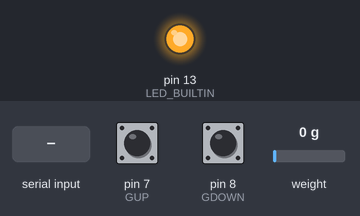
A program run on a simulated Arduino Micro, built with avr-gcc and run on an emulated ATmega32U4. Parts: output pins drawn as LEDs (lit = HIGH). The inputs (shaded band) are chosen by the test bench; at power-on: pin 7 (GUP) HIGH, pin 8 (GDOWN) HIGH, weight on the scale 0 g. USB keyboard and mouse output is not drawn; what the program prints to the serial monitor is not drawn.

Above: at 0.1 s.
At 2.2 s:
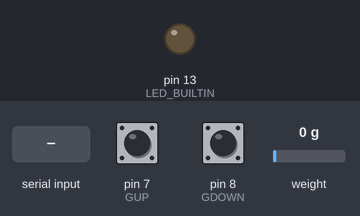
2.3 s: "e" received over Serial
4.3 s: "r" received over Serial
Timing chart, 0 to 7.3 s (numbered marks = the images above; inputs shaded):
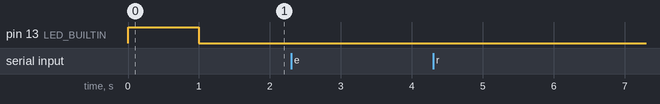

The program:

main.cpp
```cpp
#include <EEPROM.h>
#include "HX711.h"
#include "Joystick.h"

// These are pin assignments for various components
#define DOUT 2
#define CLK 3
#define GUP 7
#define GDOWN 8

enum curveType { LINEAR, EXPONENTIAL, LOGARITHMIC };

HX711 handbrakeScale; // Object for handling the HX711 scale
Joystick_ Joystick(JOYSTICK_DEFAULT_REPORT_ID + 7, JOYSTICK_TYPE_MULTI_AXIS, 2, 0, false, false, true, false, false, false, false, true, false, true, false);

struct Settings {
  curveType handbrakeCurve;
  float minRawHandbrake;
  float maxRawHandbrake;
  float curveFactor;
};

// Default settings for the handbrake processing
Settings defaultSettings = { EXPONENTIAL, 10000.00, 2095588, 2.0 };
Settings currentSettings;
bool setupMode = false;
int lastGUpState = 0;
int lastGDownState = 0;

void setup() {
  // Retrieve settings from EEPROM or set defaults if values in EEPROM are out of range
  EEPROM.get(0, currentSettings);
  if (currentSettings.handbrakeCurve < LINEAR || currentSettings.handbrakeCurve > LOGARITHMIC || currentSettings.minRawHandbrake < -9000000 || currentSettings.maxRawHandbrake > 90000000 || currentSettings.curveFactor <= 0) {
    currentSettings = defaultSettings;
  }

  // LED setup
  pinMode(LED_BUILTIN, OUTPUT);
  digitalWrite(LED_BUILTIN, HIGH);

  // Setup of pins for Up and Down buttons
  pinMode(GUP, INPUT_PULLUP);
  pinMode(GDOWN, INPUT_PULLUP);

  // Handbrake scale setup
  handbrakeScale.begin(DOUT, CLK);
  handbrakeScale.set_scale();
  handbrakeScale.tare();

  // Joystick setup
  Joystick.setZAxisRange(0, 1023);
  Joystick.setButton(0,0);
  Joystick.setButton(1,0);
  Joystick.begin(true);

  digitalWrite(LED_BUILTIN, LOW);

  // Serial communication setup
  Serial.begin(9600);
}


void applyCurve(float& val, curveType curve, float curveFactor) {
  val = val - currentSettings.minRawHandbrake;
  val = constrain(val, 0, currentSettings.maxRawHandbrake - currentSettings.minRawHandbrake);
  switch(curve) {
    case LINEAR:
      val /= (currentSettings.maxRawHandbrake - currentSettings.minRawHandbrake);
      break;
    case EXPONENTIAL:
      val = pow(val / (currentSettings.maxRawHandbrake - currentSettings.minRawHandbrake), curveFactor);
      break;
    case LOGARITHMIC:
      if (val > 0)
        val = log(val / (currentSettings.maxRawHandbrake - currentSettings.minRawHandbrake)) / log(curveFactor);
      else
        val = 0;
      break;
  }
  val *= 1023;
}

void handleButton(int& lastState, int pin, int button){
  int currentState = !digitalRead(pin);
  if (currentState != lastState){
    Joystick.setButton(button, currentState);
    lastState = currentState;
  }
}

void loop() {
  while (Serial.available() > 0) {
    char command = Serial.read();
    switch(command) {
      case 'c':
        if (Serial.available() > 0) {
          curveType newCurve = (curveType)Serial.parseInt();
          if (newCurve >= LINEAR && newCurve <= LOGARITHMIC) {
            currentSettings.handbrakeCurve = newCurve;
          }
        }
        break;
      case 'm':
          if (Serial.available() >= static_cast<int>(sizeof(float))) {
            float newMin = Serial.parseFloat();
            if (newMin >= -900000) {
              currentSettings.minRawHandbrake = newMin;
            }
          }
          break;
      case 't':
          if (Serial.available() >= static_cast<int>(sizeof(float))) {
            float newMax = Serial.parseFloat();
            if (newMax <= 9000000) {
              currentSettings.maxRawHandbrake = newMax;
            }
          }
          break;

      case 'f':
        if (Serial.available() > 0) {
          int newFactor = Serial.parseInt();
          if (newFactor >= 0) {
            currentSettings.curveFactor = float(newFactor) / 10.0;
          }
        }
        break;
      case 's':
        EEPROM.put(0, currentSettings);
        break;
      case 'e':
        setupMode = true;
        break;
      case 'w':
        setupMode = false;
        break;
      case 'r':
        Serial.print("Curve type: ");
        switch(currentSettings.handbrakeCurve) {
          case LINEAR:
            Serial.println("LINEAR");
            break;
          case EXPONENTIAL:
            Serial.println("EXPONENTIAL");
            break;
          case LOGARITHMIC:
            Serial.println("LOGARITHMIC");
            break;
        }
        Serial.print("Min raw handbrake: ");
        Serial.println(currentSettings.minRawHandbrake);
        Serial.print("Max raw handbrake: ");
        Serial.println(currentSettings.maxRawHandbrake);
        Serial.print("Curve factor: ");
        Serial.println(currentSettings.curveFactor*10);
        Serial.print(currentSettings.handbrakeCurve);
        break;
    }
  }

  float rawHandbrake = handbrakeScale.get_units();
  float processedHandbrake = rawHandbrake;  // Save the original value
  applyCurve(processedHandbrake, currentSettings.handbrakeCurve, currentSettings.curveFactor);
  Joystick.setZAxis(processedHandbrake);
  handleButton(lastGUpState, GUP, 0);
  handleButton(lastGDownState, GDOWN, 1);

  if (setupMode) {
    Serial.print("Raw Handbrake Value: ");
    Serial.print(rawHandbrake);  // Print the original, unprocessed value
    Serial.print("   Processed Handbrake Value: ");
    Serial.println(processedHandbrake);  // Print the processed value
  }
}
```

Measured:
- after the input at 2.3 s, every drawn part: stays the same
- after the input at 4.3 s, every drawn part: stays the same
